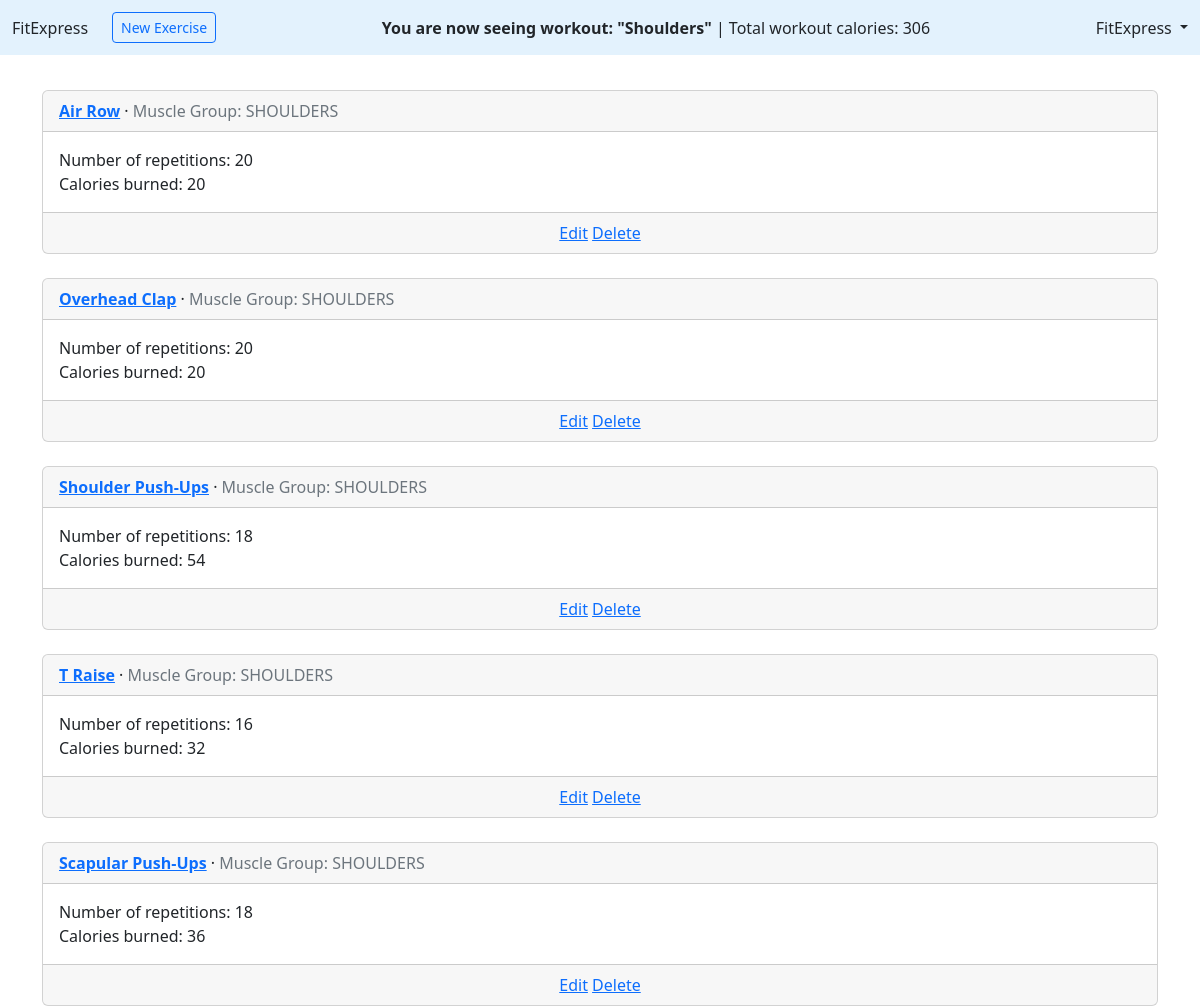
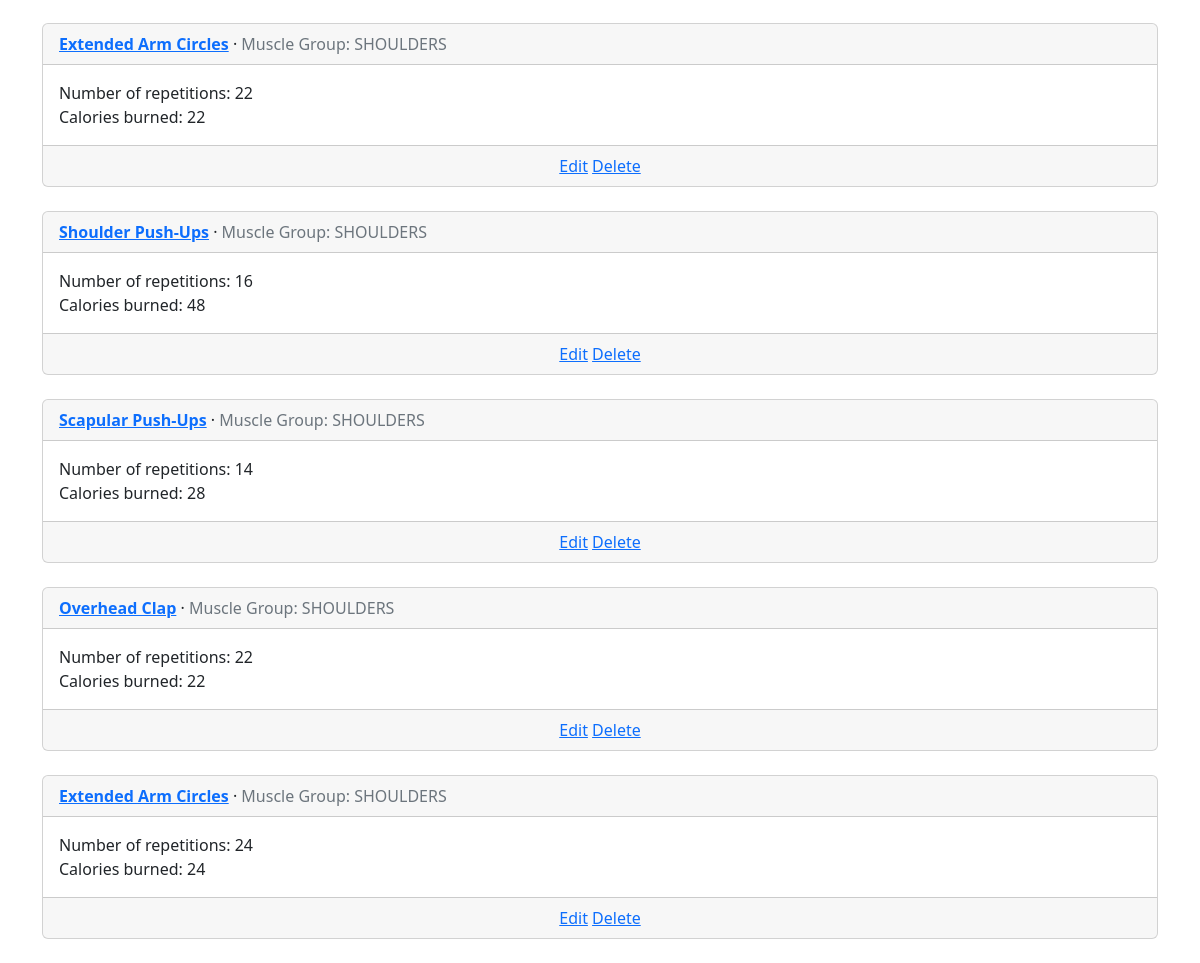
Page /workouts/5/ (signed in) on the committed database (2 pictures, top to bottom).
### workouts/models.py (models this page shows, shortened)
class Workout(models.Model):
    title = models.CharField(max_length=255)
    description = models.TextField()
    exercise_num = models.PositiveIntegerField(default=0)
    last_training_date = models.DateField(null=True, blank=True)
    kcal = models.PositiveIntegerField(default=0)
    author = models.ForeignKey(
        settings.AUTH_USER_MODEL,
        on_delete=models.CASCADE,
    )
    def get_author(self):
        return self.author.__str__()

class WorkoutExercises(models.Model):
    workout = models.ForeignKey(Workout, on_delete=models.CASCADE)
    exercise = models.ForeignKey(Exercises, on_delete=models.CASCADE)
    repetitions = models.PositiveIntegerField()
    kcal_tot = models.PositiveIntegerField()

class Exercises(models.Model):
    muscle_group = models.TextField(choices=MuscleGroups.choices)
    title = models.CharField(max_length=255)
    kcal_rep = models.PositiveIntegerField()

### accounts/models.py (models this page shows, shortened)
class CustomUser(AbstractUser):
    birth = models.DateField(null=True, blank=True)
    calories_burned = models.PositiveIntegerField(default=0)
    fit_points = models.PositiveIntegerField(default=0)
    weight = models.PositiveIntegerField(null=True)
    completed_goals = models.PositiveIntegerField(default=0)
    active_goals = models.PositiveIntegerField(default=0)

### workouts/views.py (the view)
# urls.py: path("<int:workout_pk>/", WorkoutExercisesView.as_view(), name="workoutexercises"),
class WorkoutExercisesView(LoginRequiredMixin, ListView):
    model = WorkoutExercises
    template_name = "workoutexercises_list.html"
    context_object_name = "workoutexercises"
    def get_queryset(self):
        query = super().get_queryset()
        workout = Workout.objects.get(pk=self.kwargs["workout_pk"])
        qs = query.filter(workout=workout)
        return qs
    def get_context_data(self, **kwargs):
        context = super().get_context_data(**kwargs)
        context["workout"] = Workout.objects.get(pk=self.kwargs["workout_pk"])
        return context

### templates/workoutexercises_list.html (shortened to what this page needs)
{% extends "base_exercise.html" %}
{% block content %}
    {% if user.get_username == workout.get_author or workout.get_author == "FitExpress"%}
        {% if workoutexercises.count == 0 %}
            <h4>There are no exercises in this workout.</h4>
            <p><br><a class="btn btn-primary" href="{% url 'workoutexercise_new' workout.pk %}" role="button">Add new one!</a></p>
        {% else %}
            {% for workoutexercise in workoutexercises %}
                <div class="card">
                  <div class="card-header">
                    <span class="fw-bold">
                      <a href="#">{{ workoutexercise.exercise.title }}</a>
                    </span> &middot;
                    <span class="text-muted">Muscle Group: {{ workoutexercise.exercise.muscle_group }}</span>
                  </div>
                  <div class="card-body">
                    Number of repetitions: {{ workoutexercise.repetitions }} <br>
                    Calories burned: {{ workoutexercise.kcal_tot }}
                  </div>
                  <div class="card-footer text-center text-muted">
                    {% if not workout.get_author == "FitExpress" or user.username == "FitExpress"%}
                    <a href="{% url 'workoutexercise_edit' workout.pk workoutexercise.pk %}">Edit</a>
                    <a href="{% url 'workoutexercise_delete' workout.pk workoutexercise.pk %}">Delete</a>
                    {% else %}
                        Exercise {{ forloop.counter }}
                    {% endif %}
                  </div>
                </div>
                <br />
            {% endfor %}
        {% endif %}
    {% endif %}
{% endblock content %}

### templates/base_exercise.html (shortened to what this page needs)
<!DOCTYPE html>
<html>
<head>
  <link href="https://cdn.jsdelivr.net/npm/bootstrap@5.2.3/dist/css/bootstrap.min.css" rel="stylesheet"
>
</head>
<body>
  <header class="p-3 mb-3  fixed-top border-bottom" style="z-index: 1">
    <div class="d-flex flex-wrap align-items-center justify-content-center
        justify-content-lg-start fixed-top" style="background-color: #e3f2fd; padding: 1%">
      <a class="navbar-brand" href="{% url 'home' %}">FitExpress</a>
      {% if user.is_authenticated %}
      <ul class="nav col-12 col-lg-auto me-lg-auto mb-2 justify-content-center
          mb-md-0 ms-4">
        {% if not workout.get_author == "FitExpress" or user.username == "FitExpress" %}
            <li><a type="button" class="btn btn-outline-primary btn-sm" href="{% url "workoutexercise_new" workout.pk %}">New Exercise</a></li>
        {% endif %}
      </ul>
      <ul class="nav col-12 col-lg-auto me-lg-auto mb-2 justify-content-right
          mb-md-0">
          {% if not workout.get_author == "FitExpress" %}
            <li><p style="font-weight: bold; display: inline">You are now managing workout: "{{ workout.title }}" </p> <p style="display: inline">| Total workout calories: {{ workout.kcal }}</p></li>
          {% else %}
            <li><p style="font-weight: bold; display: inline">You are now seeing workout: "{{ workout.title }}" </p> <p style="display: inline">| Total workout calories: {{ workout.kcal }}</p></li>
          {% endif %}
      </ul>
      <div class="dropdown text-end">
        <a href="#" class="d-block link-dark text-decoration-none dropdown-toggle" id="dropdownUser1"
          data-bs-toggle="dropdown" aria-expanded="false">
          {{ user.username }}
        </a>
      </div>
      {% else %}
      <div class="text-end" style="margin-left: 2%;">
        <a href="{% url 'login' %}" class="btn btn-outline-primary me-2">
          Log In</a>
        <a href="{% url 'signup' %}" class="btn btn-primary">Sign Up</a>
      </div>
      {% endif %}
    </div>
  </header>
  <main>
    <br>
    <div class="container">
      {% block content %}
      {% endblock content %}
    </div>
  </main>
</body>
</html>

### templates/base_exercise.html (style rules this page uses)
.container { margin-top: 5.5%; }

### rows in the picture
Workout: title "Shoulders", kcal "306"
CustomUser: username "FitExpress"
WorkoutExercises: exercise "Air Row", exercise.muscle_group "SHOULDERS", repetitions "20", kcal_tot "20"
WorkoutExercises: exercise "Overhead Clap", exercise.muscle_group "SHOULDERS", repetitions "20", kcal_tot "20"
WorkoutExercises: exercise "Shoulder Push-Ups", exercise.muscle_group "SHOULDERS", repetitions "18", kcal_tot "54"
WorkoutExercises: exercise "T Raise", exercise.muscle_group "SHOULDERS", repetitions "16", kcal_tot "32"
WorkoutExercises: exercise "Scapular Push-Ups", exercise.muscle_group "SHOULDERS", repetitions "18", kcal_tot "36"
WorkoutExercises: exercise "Extended Arm Circles", exercise.muscle_group "SHOULDERS", repetitions "22", kcal_tot "22"
WorkoutExercises: exercise "Shoulder Push-Ups", exercise.muscle_group "SHOULDERS", repetitions "16", kcal_tot "48"
WorkoutExercises: exercise "Scapular Push-Ups", exercise.muscle_group "SHOULDERS", repetitions "14", kcal_tot "28"
WorkoutExercises: exercise "Overhead Clap", exercise.muscle_group "SHOULDERS", repetitions "22", kcal_tot "22"
WorkoutExercises: exercise "Extended Arm Circles", exercise.muscle_group "SHOULDERS", repetitions "24", kcal_tot "24"
